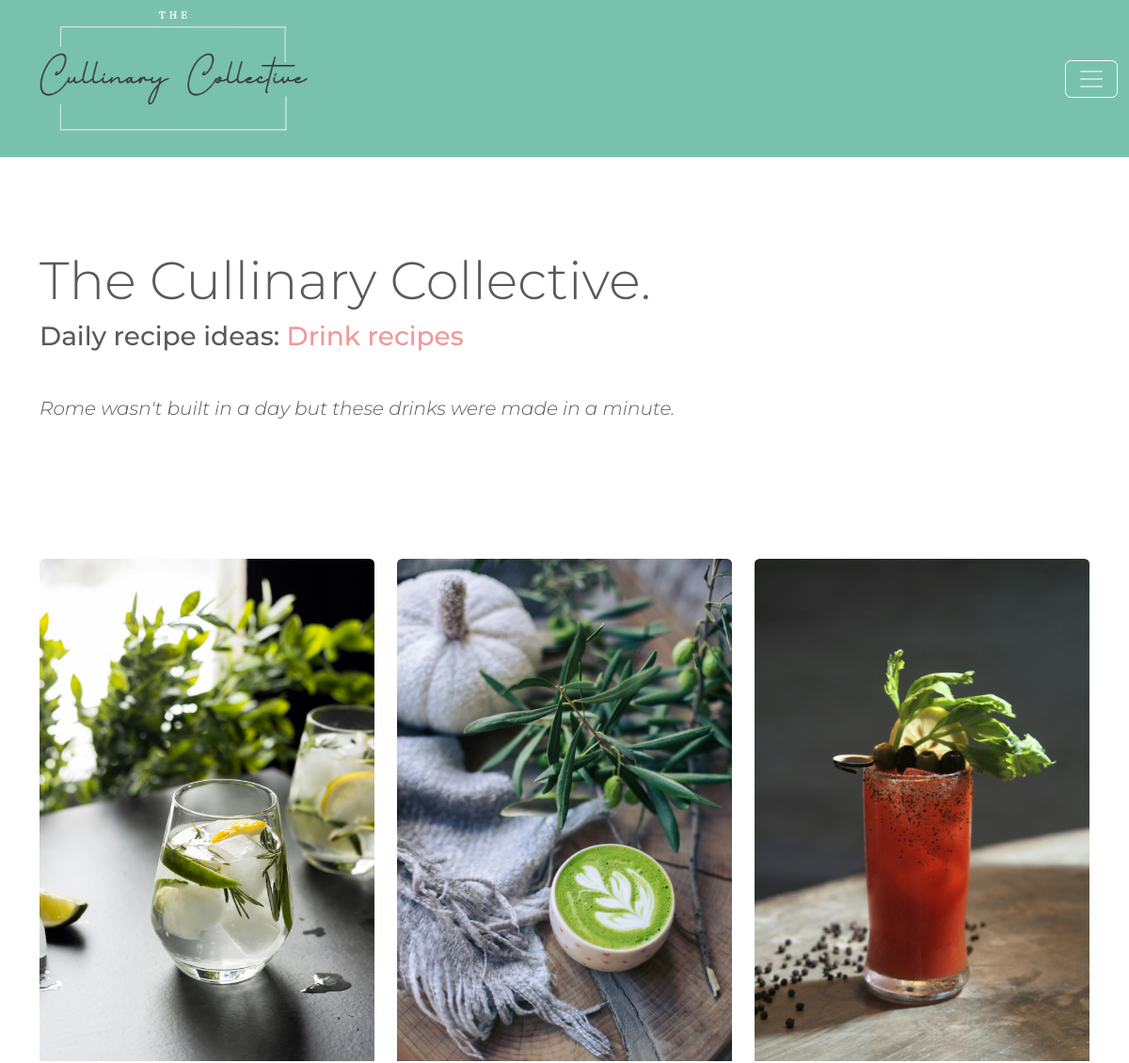
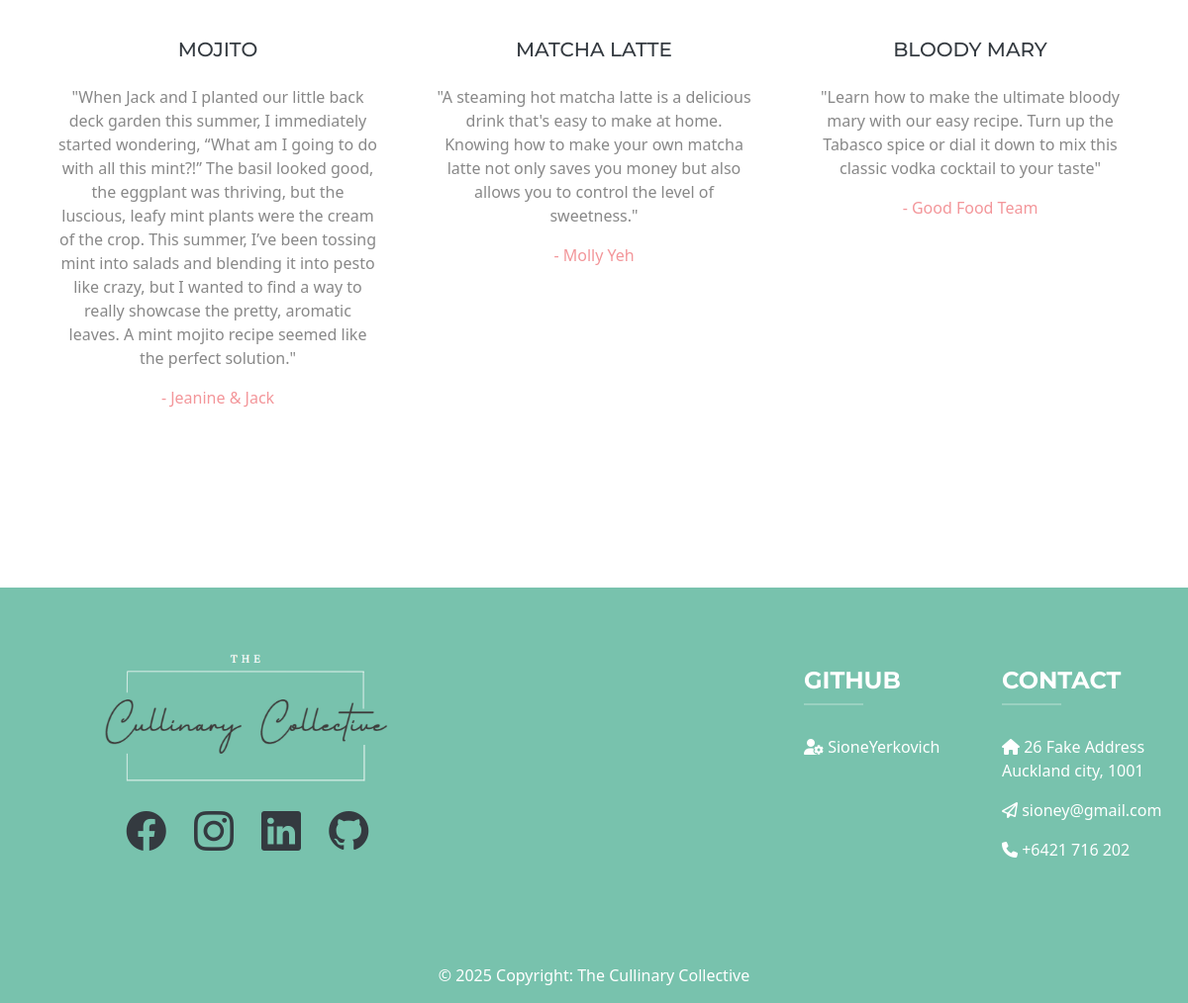
/daily-recipes/drinks/, run on the app's committed database (2 pictures, top to bottom).
### main/models.py (models this page shows, shortened)
class Recipe(models.Model):
    user = models.ForeignKey(User, on_delete=models.CASCADE, related_name='recipes')
    Name = models.CharField(max_length=100)
    image = models.ImageField()
    author = models.TextField(max_length=50)
    description = models.TextField(max_length=600)
    ingredients = models.TextField()
    instructions = models.TextField()
    category = models.ForeignKey('Category', blank=True, null=True, on_delete=models.SET_NULL)
    subcategory = models.ForeignKey('SubCategory', blank=True, null=True, on_delete=models.SET_NULL)

### main/views.py (the view)
# urls.py: path("daily-recipes/drinks/", views.daily_recipes_drinks_view, name="daily-recipes-drinks"),
def daily_recipes_drinks_view(request):
    fetchRecipes = Recipe.objects.filter(user__username = "admin", subcategory__type = "Drinks")
    return render(request, "main/DailyDrinks.html", {'recipes': fetchRecipes})

### main/templates/main/DailyDrinks.html (shortened to what this page needs)
{% load static %}
<!doctype html>
<html lang="en">
    <head>
        <link
            href="https://cdn.jsdelivr.net/npm/bootstrap@5.3.2/dist/css/bootstrap.min.css"
            rel="stylesheet"
        />
        <link rel="stylesheet" href="https://cdn.jsdelivr.net/npm/bootstrap-icons@1.11.3/font/bootstrap-icons.min.css">
        <link href="https://cdnjs.cloudflare.com/ajax/libs/font-awesome/6.0.0-beta3/css/all.min.css" rel="stylesheet">
        <link rel="stylesheet" href="https://bootswatch.com/5/minty/bootstrap.min.css">
        <link rel="stylesheet" href="https://cdnjs.cloudflare.com/ajax/libs/animate.css/4.1.1/animate.min.css"
        />
    </head>
    <body>
        <header class="bg-primary">
            <nav class="navbar navbar-expand-xxl" data-bs-theme="dark">
                <div class="container-fluid">
                    <div class="ms-lg-4">
                        <img src="{% static 'main/images/TCC logo.PNG' %}" class="img-fluid navLogo" width="300px" alt="TCC logo">
                    </div>
                    <button class="navbar-toggler border-white" type="button" data-bs-toggle="collapse" data-bs-target="#navbarColor01" aria-controls="navbarColor01" aria-expanded="false">
                        <span class="navbar-toggler-icon"></span>
                    </button>
                </div>
            </nav>
        </header>
        <main>
            <div class="col-xs-12" style="height:50px;">
            </div>
             <div class="container my-5">
                <h1 class="display-4 animate__animated animate__fadeIn text-md-start text-center">The Cullinary Collective.</h1>
                <h3 class="animate__animated animate__fadeIn mb-5 text-md-start text-center">Daily recipe ideas: <span class="text-secondary">Drink recipes</span></h3>
                <h1 class="fst-italic lead animate__animated animate__fadeIn text-md-start text-center">Rome wasn't built in a day but these drinks were made in a minute.</h1>
             </div>
             <div class="col-xs-12" style="height:100px;">
            </div>
            <div class="container">
                <div class="row">
                    {% for recipe in recipes %}
                    <div class="col-md-4 col-sm-8 offset-sm-2 offset-md-0">
                        <div class="card border-0">
                            <a href="#" data-bs-toggle="modal" data-bs-target="#recipeModal{{ recipe.id }}"><img src="{{ recipe.image.url }}" class="zoom card-img-top img-fluid animate__animated animate__fadeIn" alt="{{ recipe.Name }}"></a>
                            <div class="card-body">
                                <a href="#" data-bs-toggle="modal" data-bs-target="#recipeModal{{ recipe.id }}"><h5 class="dailyrecipe card-title text-dark text-center my-4">{{ recipe.Name }}</h5></a>
                                <p class="card-text text-center">"{{ recipe.description }}"
                                </p>
                                <p class="text-center text-secondary">- <span class="text-secondary">{{ recipe.author }}</span></p>
                            </div>
                        </div>
                    </div>
                    {% endfor %}
                </div>
            </div>
        </main>
        <div class="col-xs-12" style="height:100px;">
        </div>
        <footer class="text-center text-lg-start text-white pt-3 mt-5 bg-primary">
                <div class="container-fluid text-center text-md-start mt-5">
                  <div class="row mt-3">
                    <div class="text-md-center col-md-12 col-lg-6 col-xl-5  mb-4">
                      <img src="{% static 'main/images/TCC logo.PNG' %}" class="img-fluid" width="300" alt="TCC logo">
                      <p>
                          <a href="https://www.facebook.com" target="_blank"><btn type="button" class="text-white me-4" style="font-size: 2.5rem" aria-label="Facebook button">
                            <i class="bi bi-facebook text-dark"><span class="visually-hidden">Facebook Icon</span></i>
                          </a>
                          <a href="https://www.instagram.com/" target="_blank"><btn type="button" class="text-white me-4" style="font-size: 2.5rem" aria-label="Instagram button">
                            <i class="bi bi-instagram text-dark"><span class="visually-hidden">Instagram Icon</span></i>
                          </a>
                          <a href="https://www.linkedin.com/in/sione-yerkovich-38ba67341/" target="_blank"><btn type="button" class="text-white me-4" style="font-size: 2.5rem" aria-label="LinkedIn button">
                            <i class="bi bi-linkedin text-dark"><span class="visually-hidden">Linkedin Icon</span></i>
                          </a>
                          <a href="https://github.com/SioneYerkovich" target="_blank"><btn type="button" class="text-white mb-5" style="font-size: 2.5rem" aria-label="Github button">
                            <i class="bi bi-github text-dark"><span class="visually-hidden">Github Icon</span></i>
                          </a>
                      </p>
                    </div>
                    <div class="col-md-12 col-lg-1 col-xl-3 mx-auto mb-4">
                    </div>
                    <div class="text-md-center text-lg-start col-md-12 col-lg-1 col-xl-2 mx-auto mb-4 mt-3">
                      <h4 class="text-uppercase fw-bold text-white">Github</h4>
                      <hr
                          class="mb-4 mt-0 d-inline-block mx-auto"
                          style="width: 60px; background-color: #ffffff; height: 2px"
                          />
                      <p><i class="fa fa-user-gear"></i> SioneYerkovich</p>
                    </div>
                    <div class="text-md-center text-lg-start col-md-12 col-lg-2 col-xl-2 mx-auto mb-4 mt-3">
                      <h4 class="text-uppercase fw-bold text-white">Contact</h4>
                      <hr
                          class="mb-4 mt-0 d-inline-block mx-auto"
                          style="width: 60px; background-color: #ffffff; height: 2px"
                          />
                      <p><i class="fa fa-house"></i> 26 Fake Address <br>Auckland city, 1001</p>
                      <p><i class="fa-regular fa-paper-plane"></i> sioney@gmail.com</p>
                      <p><i class="fa fa-phone"></i> +6421 716 202</p>
                    </div>
                  </div>
                </div>
              <div class="text-center p-3 bg-primary">
                © 2025 Copyright:
                <a class="text-white" href="index.html">The Cullinary Collective</a>
              </div>
        </footer>
    </body>
</html>

### main/templates/main/DailyDrinks.html (style rules this page uses)
a { text-decoration: none; }
.zoom { transition: transform .2s; }

### data on the page
Recipe: image (picture), Name "MOJITO", description "When Jack and I planted our little back deck garden this summer, I immediately started wondering, “What am I going to do with all this mint?!” The basil looked good, the eggplant was thriving, but the luscious, leafy mint plants were the cream of the crop. This summer, I’ve been tossing mint into salads and blending it into pesto like crazy, but I wanted to find a way to really showcase the pretty, aromatic leaves. A mint mojito recipe seemed like the perfect solution.", author "Jeanine & Jack"
Recipe: image (picture), Name "MATCHA LATTE", description "A steaming hot matcha latte is a delicious drink that's easy to make at home. Knowing how to make your own matcha latte not only saves you money but also allows you to control the level of sweetness.", author "Molly Yeh"
Recipe: image (picture), Name "BLOODY MARY", description "Learn how to make the ultimate bloody mary with our easy recipe. Turn up the Tabasco spice or dial it down to mix this classic vodka cocktail to your taste", author "Good Food Team"
